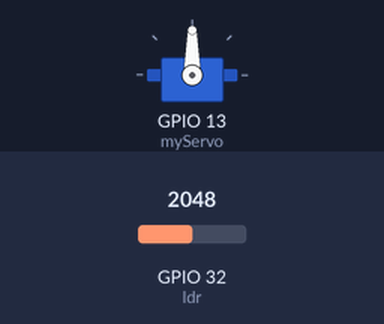
Recording of a sketch running on a simulated ESP32. On the bench: servo. The inputs (shaded band) are chosen by the test bench; at power-on: GPIO 32 (ldr) = 2048. WiFi joins after 1.5 s; servers stay silent unless stated; the Firebase database answers and starts empty; what the sketch prints to the serial monitor is not drawn.

Above: at 2.7 s.
2.8 s: GPIO 32 (ldr) set to 2933
4.9 s: GPIO 32 (ldr) set to 3052
At 7.0 s:
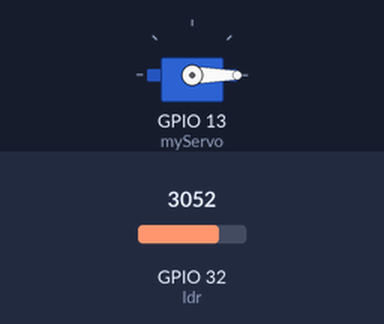
7.4 s: GPIO 32 (ldr) set to 2960
At 8.8 s:
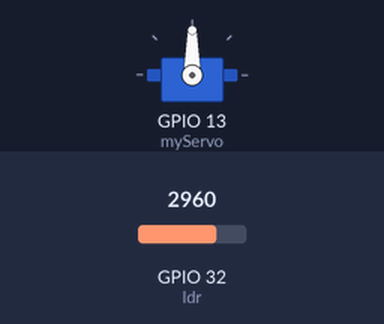
9.6 s: GPIO 32 (ldr) set to 3040
At 11.7 s:
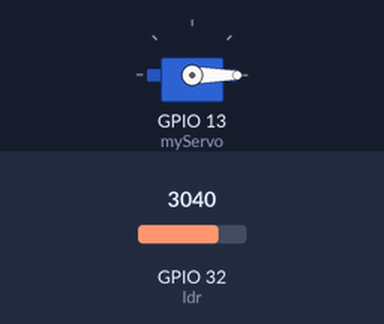
Timing chart, 0 to 12.8 s (numbered marks = the images above; inputs shaded):
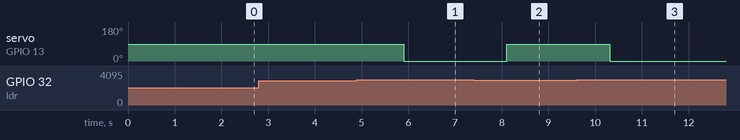

Measured:
- the behaviour switches between 2999 and 3000 on GPIO 32 (ldr) (found by bisection; images 0 and 1)
- after the input at 2.8 s, every drawn part: stays the same
- after the input at 4.9 s, servo on GPIO 13 (myServo): 90° → 0° after 1.0 s
- after the input at 7.4 s, servo on GPIO 13 (myServo): 0° → 90° after 0.71 s
- after the input at 9.6 s, servo on GPIO 13 (myServo): 90° → 0° after 0.71 s

The sketch:

chal-1.ino
```cpp
#include <FirebaseESP32.h>
#include <WiFi.h>
#include <Servo.h>
// Provide the token generation process info.
#include "addons/TokenHelper.h"
// Provide the RTDB payload printing info and other helper functions.
#include "addons/RTDBHelper.h"
// Insert Authorized Email and Corresponding Password
#define USER_EMAIL "akmal@mail.com"
#define USER_PASSWORD "12345678"

// #include "DHT.h"
#define ldr 32
// Firebase
#define FIREBASE_HOST "https://sister-7-default-rtdb.asia-southeast1.firebasedatabase.app/"
#define FIREBASE_Authorization_key "AIzaSyDbNDzps96QRWbDk5x3BzwPoxiTtG2k1zc"
// Koneksi
#define WIFI_SSID "Redmi" // Change the name of your WIFI
#define WIFI_PASSWORD "12345678" // Change the password of your WIFI

int nilai;
bool tutup = true;

FirebaseData firebaseData;
FirebaseAuth auth;
FirebaseConfig config;

Servo myServo;

void setup() {

Serial.begin(115200);
  WiFi.begin (WIFI_SSID, WIFI_PASSWORD);
  Serial.print("Connecting...");
  myServo.attach(13);
 while (WiFi.status() != WL_CONNECTED)
 {
   Serial.print(".");
   delay(300);
 }
  Serial.println();
  Serial.print("IP Address: ");
  Serial.println(WiFi.localIP());
  Serial.println();
  config.host = FIREBASE_HOST;
  config.api_key = FIREBASE_Authorization_key;

  auth.user.email = USER_EMAIL;
  auth.user.password = USER_PASSWORD;

  Firebase.begin(&config, &auth);
  while ((auth.token.uid) == "") {
    Serial.println('Still Connecting');
    delay(500);
  }
  pinMode(ldr, INPUT);
}

void loop() {
  nilai = analogRead(ldr);

  if(nilai  < 3000){
    if(tutup == true){
      tutup = false;
      myServo.write(90);
    }
  }else{
    if(tutup == false){
      tutup = true;
      myServo.write(0);
    }
  }

  Firebase.setFloat(firebaseData, "/ESP32_APP/LIGHT_INTENSITY", nilai);
  Firebase.setFloat(firebaseData, "/ESP32_APP/SERVO_CONDITION", tutup);
  //  Firebase.setFloat(firebaseData, "/ESP32_APP/timestamp", Firebase.setTimestamp(FirebaseData &fbdo, T path));
  Firebase.setTimestamp(firebaseData, "/ESP32_APP/timestamp");

  // cek nilai intensitas cahaya
  if(Firebase.getFloat(firebaseData, "/ESP32_APP/LIGHT_INTENSITY")){
    Serial.print("intensitas cahaya dari Firebase : ");
    Serial.println(firebaseData.to<int>());
  }

  // cek nilai kondisi servo
  if(Firebase.getFloat(firebaseData, "/ESP32_APP/SERVO_CONDITION")){
    Serial.print("Kondisi Servo dari Firebase : ");
    Serial.println(firebaseData.to<int>());
  }

  // cek timestamp
  if(Firebase.getInt(firebaseData, "/ESP32_APP/timestamp")){
    Serial.print("Kondisi timestamp dari Firebase : ");
    Serial.println(firebaseData.to<int>()*-1);
  }

  delay(200);
}
```
